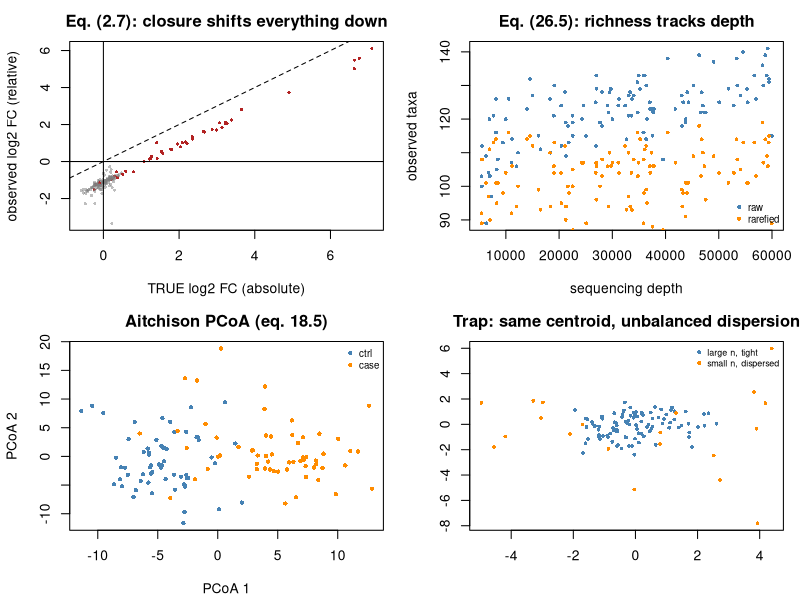

Generate this figure with R:
## ---- chunk 1
MODULE_NAME <- "26_microbiome_compositional"
OUT <- file.path(Sys.getenv("STATS_OUT", unset = "results"), MODULE_NAME)
dir.create(OUT, recursive = TRUE, showWarnings = FALSE)
header <- function(txt) cat("\n", strrep("=", 72), "\n", txt, "\n",
                            strrep("=", 72), "\n", sep = "")
## ---- chunk 2
header("1. Absolute truth -> relative observation (26.1)")
simulate_microbiome <- function(n = 120, D = 180, n_changed = 45, log_effect = 1.9,
                                depth_lo = 5000, depth_hi = 60000) {
  group <- factor(rep(c("ctrl","case"), c(n %/% 2, n - n %/% 2)), levels = c("ctrl","case"))
  base <- exp(rnorm(D, 5.5, 2.2))
  true_log_fc <- numeric(D)
  changed <- sample(D, n_changed)
  ## Deliberately ASYMMETRIC: most changed taxa INCREASE, so the total shifts.
  true_log_fc[changed] <- abs(rnorm(n_changed, 0, log_effect))
  A <- t(sapply(seq_len(n), function(i) {
    eff <- if (group[i] == "case") true_log_fc else 0
    base * exp(eff + rnorm(D, 0, 0.55))
  }))
  A[matrix(runif(n*D), n) < 0.25] <- 0            # structural zeros
  depth <- sample(depth_lo:depth_hi, n, TRUE)
  Y <- t(sapply(seq_len(n), function(i) rmultinom(1, depth[i], A[i, ]/sum(A[i, ]))))
  dimnames(Y) <- list(sprintf("S%03d", seq_len(n)), sprintf("Taxon%03d", seq_len(D)))
  dimnames(A) <- dimnames(Y)
  list(counts = Y, absolute = A,
       meta = data.frame(group = group, depth = depth, row.names = rownames(Y)),
       truth = data.frame(log_fc = true_log_fc, changed = true_log_fc != 0,
                          row.names = colnames(Y)))
}
set.seed(3601)
sim <- simulate_microbiome()
counts <- sim$counts; absolute <- sim$absolute; meta <- sim$meta; truth <- sim$truth
D <- ncol(counts)
cat(sprintf("  %d samples x %d taxa\n", nrow(counts), D))
cat(sprintf("  sequencing depth: %s - %s (%.1fx range)\n",
            format(min(meta$depth), big.mark=","), format(max(meta$depth), big.mark=","),
            max(meta$depth)/min(meta$depth)))
cat(sprintf("  zeros: %.1f%% of the table\n", 100*mean(counts == 0)))
cat(sprintf("  taxa with a TRUE absolute increase: %d\n", sum(truth$changed)))
tc <- mean(rowSums(absolute)[meta$group == "ctrl"])
ts <- mean(rowSums(absolute)[meta$group == "case"])
cat(sprintf("\n  TRUE total absolute load: ctrl %s, case %s  (%.2fx)\n",
            format(round(tc), big.mark=","), format(round(ts), big.mark=","), ts/tc))
cat("  The total went UP. Sequencing cannot see that - it only ever returns a\n")
cat("  FIXED number of reads. Everything below follows from that fact.\n")
## ---- chunk 3
header("2. Relative abundance of UNCHANGED taxa must fall (2.7)")
rel <- counts/rowSums(counts)
cat(sprintf("  %-26s%16s%16s%12s\n", "taxa", "mean rel. ctrl", "mean rel. case",
            "log2 ratio"))
for (row_ in list(list("TRULY increased", truth$changed),
                  list("TRULY unchanged", !truth$changed))) {
  rc <- mean(rel[meta$group == "ctrl", row_[[2]]])
  rs <- mean(rel[meta$group == "case", row_[[2]]])
  cat(sprintf("  %-26s%16.5f%16.5f%12.3f\n", row_[[1]], rc, rs, log2(rs/rc)))
}
cat("\n  The UNCHANGED taxa APPEAR to decrease in relative terms, because a\n")
cat("  fixed number of reads is shared with taxa that genuinely grew. This is\n")
cat("  arithmetic, not ecology (eq. 2.7).\n")
## ---- chunk 4
header("3. clr / alr transforms and the zero problem (26.2)-(26.3)")
clr <- function(X, pseudocount = 0.5) {                          # eq. (26.2)
  Xp <- X + pseudocount; Xp <- Xp/rowSums(Xp)
  lg <- log(Xp); lg - rowMeans(lg)
}
Z <- clr(counts)
cat(sprintf("  clr rows sum to zero: max |row sum| = %.2e\n", max(abs(rowSums(Z)))))
cat(sprintf("  -> the clr covariance matrix is SINGULAR (rank %d of %d), which is\n",
            D - 1, D))
cat("     why you cannot invert it directly for a graphical model (10.6).\n")
tx <- rownames(truth)[truth$changed][1]
cat(sprintf("\n  Pseudocount sensitivity - the same taxon's clr effect:\n"))
cat(sprintf("  %14s%26s%12s\n", "pseudocount", "clr effect (case-ctrl)", "p-value"))
for (pc in c(0.1, 0.5, 1, 5)) {
  Zp <- clr(counts, pc)
  a <- Zp[meta$group == "ctrl", tx]; b <- Zp[meta$group == "case", tx]
  cat(sprintf("  %14.1f%26.4f%12.2e\n", pc, mean(b) - mean(a), t.test(a, b)$p.value))
}
cat("\n  Report the pseudocount and show conclusions survive changing it.\n")
cat("  Distinguish SAMPLING zeros (present but unseen at this depth - a\n")
cat("  pseudocount is reasonable) from STRUCTURAL zeros (genuinely absent -\n")
cat("  these should be MODELLED, not filled).\n")
## ---- chunk 5
header("4. Differential abundance against a KNOWN absolute truth")
da_relative_ttest <- function(counts, meta) {
  rel <- counts/rowSums(counts)
  apply(rel, 2, function(v) tryCatch(t.test(v ~ meta$group)$p.value, error = function(e) 1))
}
da_clr_ttest <- function(counts, meta, pc = 0.5) {
  Z <- clr(counts, pc)
  apply(Z, 2, function(v) tryCatch(t.test(v ~ meta$group)$p.value, error = function(e) 1))
}
da_ancombc_like <- function(counts, meta, pc = 0.5) {
  ## ANCOM-BC-style bias correction, eq. (26.4):
  ##     E[log Y_dj] = log A_dj + log d_j
  ## The sample-specific sampling fraction log d_j is a location shift COMMON
  ## to every taxon within a sample. Estimate it robustly (the median log
  ## abundance), subtract, then test taxon-wise linear models.
  logY <- log(counts + pc)
  corrected <- logY - apply(logY, 1, median)
  g <- as.numeric(meta$group == "case")
  X <- cbind(1, g)
  beta <- qr.coef(qr(X), corrected)
  resid <- corrected - X %*% beta
  dof <- nrow(X) - 2
  se <- sqrt(colSums(resid^2)/dof * chol2inv(qr.R(qr(X)))[2, 2])
  2*pt(abs(beta[2, ]/pmax(se, 1e-12)), dof, lower.tail = FALSE)
}
score <- function(p, label) {
  q <- p.adjust(p, "BH"); rej <- q < 0.05
  tp <- sum(rej & truth$changed); fp <- sum(rej & !truth$changed)
  cat(sprintf("  %-40s%7d%6d%6d%9.2f%8.3f\n", label, sum(rej), tp, fp,
              tp/sum(truth$changed), fp/max(sum(rej), 1)))
}
cat(sprintf("  Truth = an ABSOLUTE increase in %d taxa.\n", sum(truth$changed)))
cat(sprintf("  %-40s%7s%6s%6s%9s%8s\n", "method", "rej", "TP", "FP", "sens", "FDP"))
score(da_relative_ttest(counts, meta), "t-test on relative abundance")
score(da_clr_ttest(counts, meta), "clr + t-test (26.2)")
score(da_ancombc_like(counts, meta), "ANCOM-BC-style bias correction (26.4)")
cat("\n  The naive relative test produces a large number of false positives -\n")
cat("  the UNCHANGED taxa whose SHARE fell because the changed ones grew.\n")
cat("  Estimating and removing the sample-specific sampling fraction (26.4) is\n")
cat("  what ANCOM-BC2 does, and it is why it controls FDR where naive\n")
cat("  relative-abundance tests do not.\n")
## ---- chunk 6
header("5. Alpha diversity and rarefaction (26.5)")
shannon <- function(x) { p <- x[x > 0]/sum(x); -sum(p*log(p)) }
chao1 <- function(x) {
  s <- sum(x > 0); f1 <- sum(x == 1); f2 <- sum(x == 2)
  if (f2 > 0) s + f1^2/(2*f2) else s + f1*(f1-1)/2
}
div <- data.frame(observed = rowSums(counts > 0),
                  shannon = apply(counts, 1, shannon),
                  chao1 = apply(counts, 1, chao1),
                  depth = meta$depth, group = meta$group)
cat("  Correlation of each index with sequencing DEPTH (a pure artefact):\n")
for (c_ in c("observed","shannon","chao1"))
  cat(sprintf("    %-10s Spearman = %+.3f\n", c_,
              cor(div$depth, div[[c_]], method = "spearman")))
set.seed(5)
min_depth <- min(meta$depth)
rare <- t(sapply(seq_len(nrow(counts)), function(i)
  rmultinom(1, min_depth, counts[i, ]/sum(counts[i, ]))))
cat(sprintf("\n  After rarefying to %s reads:\n", format(min_depth, big.mark=",")))
cat(sprintf("    observed   Spearman with depth = %+.3f\n",
            cor(meta$depth, rowSums(rare > 0), method = "spearman")))
cat(sprintf("    shannon    Spearman with depth = %+.3f\n",
            cor(meta$depth, apply(rare, 1, shannon), method = "spearman")))
cat("\n  Diversity estimation is one of the FEW places rarefying is defensible -\n")
cat("  richness is intrinsically depth-dependent. For DIFFERENTIAL ABUNDANCE,\n")
cat("  rarefying throws away data and power; use an offset or a bias-corrected\n")
cat("  model instead.\n")
for (c_ in c("observed","shannon")) {
  v <- if (c_ == "observed") rowSums(rare > 0) else apply(rare, 1, shannon)
  cat(sprintf("    %-10s ctrl %8.3f  case %8.3f  p = %.4f\n", c_,
              mean(v[meta$group == "ctrl"]), mean(v[meta$group == "case"]),
              t.test(v ~ meta$group)$p.value))
}
## ---- chunk 7
header("6. PERMANOVA must be paired with a DISPERSION test (26.6)")
aitchison_distance <- function(counts, pc = 0.5) dist(clr(counts, pc))   # eq. (18.5)
bray_curtis_matrix <- function(counts) {
  R <- counts/rowSums(counts); n <- nrow(R)
  D <- matrix(0, n, n)
  for (i in seq_len(n)) D[i, ] <- rowSums(abs(sweep(R, 2, R[i, ])))/rowSums(sweep(R, 2, R[i, ], "+"))
  as.dist(D)
}
permanova <- function(D, group, n_perm = 299) {
  D2 <- as.matrix(D)^2; n <- nrow(D2); g <- as.character(group)
  pf <- function(lab) {
    total <- sum(D2)/(2*n); within <- 0
    for (lv in unique(lab)) { m <- lab == lv; within <- within + sum(D2[m, m])/(2*sum(m)) }
    a <- length(unique(lab))
    ((total - within)/(a - 1))/(within/(n - a))
  }
  f <- pf(g)
  null <- replicate(n_perm, pf(sample(g)))
  c(F = f, p = (1 + sum(null >= f))/(n_perm + 1))
}
permdisp <- function(D, group, n_perm = 299) {
  Dm <- as.matrix(D); g <- as.character(group)
  disp <- numeric(length(g))
  for (lv in unique(g)) {
    m <- which(g == lv)
    medoid <- m[which.min(rowSums(Dm[m, m, drop = FALSE]))]
    disp[m] <- Dm[m, medoid]
  }
  lv <- unique(g)
  obs <- abs(mean(disp[g == lv[1]]) - mean(disp[g == lv[2]]))
  null <- replicate(n_perm, {
    pg <- sample(g); abs(mean(disp[pg == lv[1]]) - mean(disp[pg == lv[2]]))
  })
  c(diff = obs, p = (1 + sum(null >= obs))/(n_perm + 1))
}
set.seed(3602)
for (row_ in list(list("Aitchison (18.5)", aitchison_distance(counts)),
                  list("Bray-Curtis (18.4)", bray_curtis_matrix(counts)))) {
  pv <- permanova(row_[[2]], meta$group); dv <- permdisp(row_[[2]], meta$group)
  cat(sprintf("  %-22s PERMANOVA F = %6.3f, p = %.4f   |   dispersion diff = %.4f, p = %.4f\n",
              row_[[1]], pv["F"], pv["p"], dv["diff"], dv["p"]))
}
cat("\n  TRAP DEMO - groups with IDENTICAL centroids but different spread.\n")
cat("  How often does PERMANOVA wrongly declare a location difference?\n\n")
cat(sprintf("  %-34s%10s%27s\n", "design", "sd ratio", "PERMANOVA rejection rate"))
for (cfg in list(c(60, 60, 1), c(100, 20, 2), c(20, 100, 3))) {
  na_ <- cfg[1]; nb_ <- cfg[2]
  lab <- c("balanced (60 vs 60)", "unbalanced, SMALL grp dispersed",
           "unbalanced, LARGE grp dispersed")[cfg[3]]
  for (sdr in c(2, 3)) {
    rate <- mean(replicate(25, {
      Zt <- rbind(matrix(rnorm(na_*20, 0, 1), na_), matrix(rnorm(nb_*20, 0, sdr), nb_))
      permanova(dist(Zt), rep(c("a","b"), c(na_, nb_)), n_perm = 149)["p"] < 0.05
    }))
    cat(sprintf("  %-34s%10.1f%26.0f%%\n", lab, sdr, 100*rate))
  }
}
cat("\n  The result is sharper than the usual warning. PERMANOVA is fairly\n")
cat("  ROBUST to dispersion differences when the design is BALANCED. It breaks\n")
cat("  down badly when the groups are UNBALANCED and the SMALLER group is the\n")
cat("  more dispersed one - then it rejects almost always, with identical\n")
cat("  centroids. (Anderson & Walsh 2013 document exactly this asymmetry.)\n")
cat("\n  Two practical consequences:\n")
cat("   * Balance your group sizes - yet another payoff from design.\n")
cat("   * Always report PERMDISP alongside PERMANOVA, and say which of\n")
cat("     'different centroids' and 'different spread' your data support.\n")
## ---- chunk 8
png(file.path(OUT, "microbiome.png"), width = 1100, height = 800, res = 110)
par(mfrow = c(2, 2), mar = c(4.2, 4.2, 2.5, 1))
ma_c <- colMeans(absolute[meta$group == "ctrl", ]); ma_s <- colMeans(absolute[meta$group == "case", ])
mr_c <- colMeans(rel[meta$group == "ctrl", ]); mr_s <- colMeans(rel[meta$group == "case", ])
ok <- ma_c > 0 & mr_c > 0
plot(log2(ma_s[ok]/ma_c[ok]), log2(mr_s[ok]/mr_c[ok]), pch = 16, cex = 0.5,
     col = ifelse(truth$changed[ok], "firebrick", adjustcolor("grey50", 0.5)),
     xlab = "TRUE log2 FC (absolute)", ylab = "observed log2 FC (relative)",
     main = "Eq. (2.7): closure shifts everything down")
abline(h = 0); abline(v = 0); abline(0, 1, lty = 2)
plot(div$depth, div$observed, pch = 16, cex = 0.6, col = "steelblue",
     xlab = "sequencing depth", ylab = "observed taxa",
     main = "Eq. (26.5): richness tracks depth")
points(div$depth, rowSums(rare > 0), pch = 16, cex = 0.6, col = "darkorange")
legend("bottomright", c("raw","rarefied"), col = c("steelblue","darkorange"),
       pch = 16, bty = "n", cex = 0.7)
pco <- cmdscale(aitchison_distance(counts), k = 2)
plot(pco, pch = 16, cex = 0.7, col = c("steelblue","darkorange")[meta$group],
     xlab = "PCoA 1", ylab = "PCoA 2", main = "Aitchison PCoA (eq. 18.5)")
legend("topright", levels(meta$group), col = c("steelblue","darkorange"),
       pch = 16, bty = "n", cex = 0.7)
set.seed(6)
Zc <- rbind(matrix(rnorm(100*20, 0, 1), 100), matrix(rnorm(20*20, 0, 3), 20))
plot(Zc[, 1], Zc[, 2], pch = 16, cex = 0.6,
     col = c(rep("steelblue", 100), rep("darkorange", 20)),
     main = "Trap: same centroid, unbalanced dispersion", xlab = "", ylab = "")
legend("topright", c("large n, tight","small n, dispersed"),
       col = c("steelblue","darkorange"), pch = 16, bty = "n", cex = 0.65)
invisible(dev.off())
cat("\nFigure written to", file.path(OUT, "microbiome.png"), "\n")
## ---- chunk 9

## ---- chunk 10

## ---- chunk 11
# sub <- colnames(counts)[1:40]
# Cabs <- cor(absolute[, sub]); Crel <- cor(rel[, sub]); Cclr <- cor(clr(counts)[, sub])
# off <- upper.tri(Cabs)
# for (row_ in list(list("ABSOLUTE (the truth)", Cabs), list("relative (closed)", Crel),
#                   list("clr", Cclr)))
#   cat(sprintf("  %-24s mean off-diag r = %+.4f, max |r| = %.3f\n", row_[[1]],
#               mean(row_[[2]][off]), max(abs(row_[[2]][off]))))
#
# ## Closure forces the AVERAGE correlation negative (eq. 2.7). The clr partially
# ## removes it but is NOT a complete fix: clr rows also sum to zero, so clr
# ## values carry a residual negative constraint. For network inference use
# ## proportionality (phi, rho_p) or SPIEC-EASI, which estimate a sparse
# ## PRECISION matrix (eq. 10.6) on log-ratios rather than raw correlations.
## ---- chunk 12

## ---- chunk 13

## ---- chunk 14
# total_load <- rowSums(absolute)                    # the "qPCR" measurement
# abs_est <- rel * total_load
# logA <- log(abs_est + 1)
# g <- as.numeric(meta$group == "case"); X <- cbind(1, g)
# beta <- qr.coef(qr(X), logA); resid <- logA - X %*% beta
# se <- sqrt(colSums(resid^2)/(nrow(X)-2) * chol2inv(qr.R(qr(X)))[2,2])
# p_abs <- 2*pt(abs(beta[2, ]/pmax(se, 1e-12)), nrow(X)-2, lower.tail = FALSE)
# cat(sprintf("  %-40s%7s%6s%6s%9s%8s\n", "method","rej","TP","FP","sens","FDP"))
# score(da_ancombc_like(counts, meta), "bias-corrected relative (26.4)")
# score(p_abs, "ABSOLUTE abundance (rel x qPCR total)")
#
# ## With an absolute anchor the question becomes answerable DIRECTLY and both
# ## sensitivity and FDP improve. This is why spike-ins and qPCR total-load
# ## measurements are worth the effort: they convert an unidentifiable question
# ## into an identifiable one. Without them, state that your claim is about
# ## RELATIVE abundance.
## ---- chunk 15

## ---- chunk 16

## ---- chunk 17
# cat(sprintf("  %19s%12s%7s%6s%6s%9s%8s\n", "prevalence filter","taxa kept",
#             "rej","TP","FP","sens","FDP"))
# for (thr in c(0, 0.10, 0.25, 0.50)) {
#   keep <- colMeans(counts > 0) >= thr
#   p <- da_ancombc_like(counts[, keep, drop = FALSE], meta)
#   q <- p.adjust(p, "BH"); rej <- q < 0.05
#   t0 <- truth[names(p), ]
#   cat(sprintf("  %18.0f%%%12d%7d%6d%6d%9.2f%8.3f\n", 100*thr, sum(keep), sum(rej),
#               sum(rej & t0$changed), sum(rej & !t0$changed),
#               sum(rej & t0$changed)/sum(truth$changed),
#               sum(rej & !t0$changed)/max(sum(rej), 1)))
# }
#
# ## Prevalence is computed from the COUNTS alone, with no reference to the
# ## group labels, so it is OUTCOME-INDEPENDENT and cannot break FDR control
# ## (Module 08, section 6). Filtering on "taxa that differ between groups"
# ## would. Note the trade-off: aggressive filtering removes rare taxa that may
# ## be exactly the interesting ones. Pre-specify the rule.
